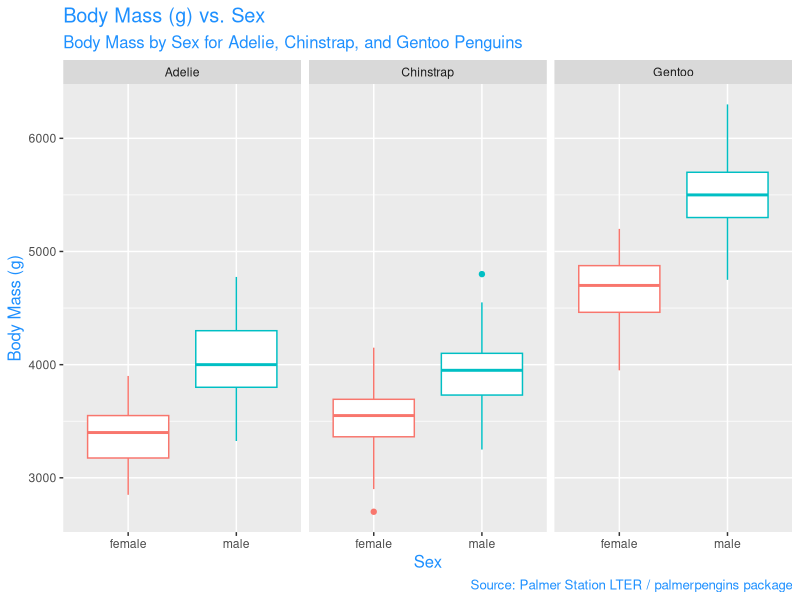
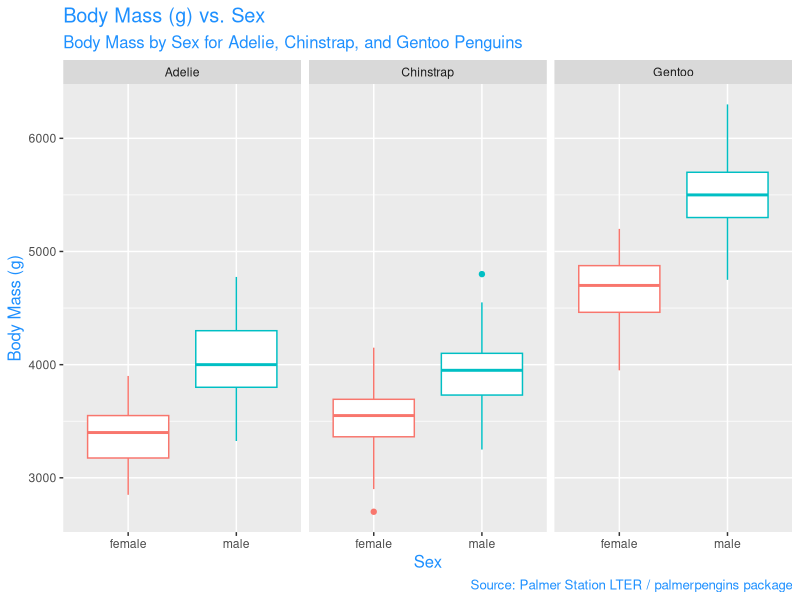

Write R code to recreate these figures, in order.
############################################
#### Week 3 Lab - working with the Palmer Penguins data set for data visualization practice
#### Created by: Cynthia Petrossian
#### Created on: 2022-02-10
############################################


#### load libraries ####
library(tidyverse) # Loading tidyverse
library(palmerpenguins) # Loading the Palmer Penguins data set
library(here) # Loading here


#### Load data ####
# The data is part of the package called penguins


#### data analysis ####
penguins %>%
  drop_na(sex, body_mass_g) %>% #dropping NA values from sex and body mass columns
  ggplot(mapping = aes(x = sex, #adding sex as x axis
                       y = body_mass_g, #adding body mass as y axis
                       color = sex)) + #mapping color to boxplots based on sex
  geom_boxplot() + #makes geometry boxplot
  facet_wrap(~species)+ #sectioning for species
  labs(title = "Body Mass (g) vs. Sex", #adding title to plot
       subtitle = "Body Mass by Sex for Adelie, Chinstrap, and Gentoo Penguins", #adding subtitle
       y = "Body Mass (g)", #changing y axis title
       x = "Sex", #changing x axis title
       caption = "Source: Palmer Station LTER / palmerpengins package")+ #adding a caption with data source
  guides(color=FALSE)+ #removing color legend
  theme(title = element_text(size=12, color="dodgerblue1")) #changing title colors

ggsave(here("Week_3", "Outputs", "penguinlab.png"), #saving output plot as a png file
       width = 7, height = 5) #changing the output width and height
